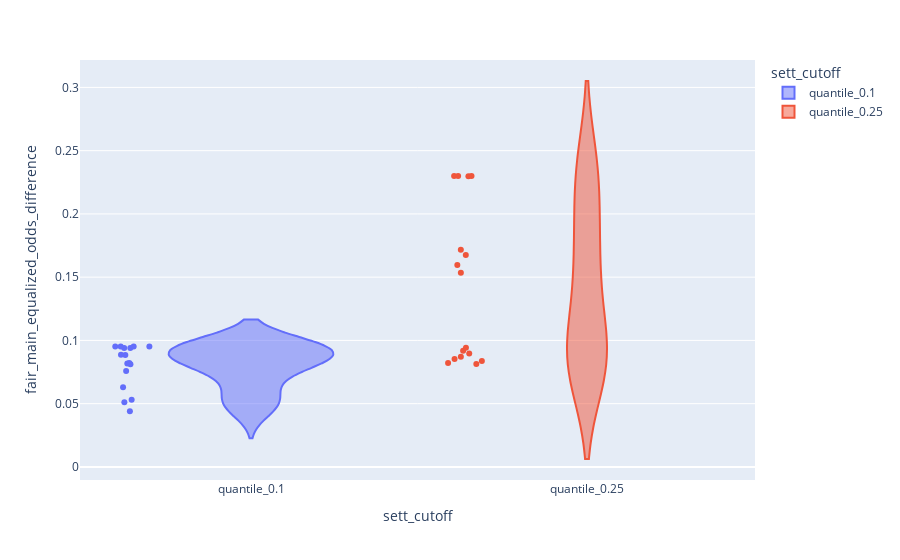

The cell this chart's notebook holds for it:
### Markdown cell above
## Exploratory Analysis of Fairness based on Settings

### Code cell
import plotly.express as px

def fairness_violin(column_to_compare):
    fig = px.violin(
        df_agg,
        x = column_to_compare,
        y = main_fairness_metric,
        color = column_to_compare,
        points = "all",
        hover_data = cols_settings
    )
    # fig.update_traces(pointpos=0)
    display(fig)

interactive_single_var_dropdown(options = cols_settings, render_function=fairness_violin)

### Figure 1 — Plotly figure (JSON) as saved in the notebook; plotly's stock layout.template omitted (floating-point values rounded to 4 significant figures)
{"data": [{"alignmentgroup": "True", "box": {"visible": false}, "customdata": [["majority-minority", "none", "keep-all", "rf"], ["majority-minority", "sex", "keep-all", "logreg"], ["majority-minority", "none", "keep-all", "logreg"], ["majority-minority", "none", "keep-all", "elasticnet"], ["majority-minority", "nationality-sex", "keep-all", "rf"], ["majority-minority", "sex", "keep-all", "rf"], ["majority-minority", "nationality", "keep-all", "logreg"], ["majority-minority", "nationality-sex", "keep-all", "gbm"], ["majority-minority", "sex", "keep-all", "gbm"], ["majority-minority", "none", "keep-all", "gbm"], ["majority-minority", "nationality-sex", "keep-all", "logreg"], ["majority-minority", "nationality", "keep-all", "rf"], ["majority-minority", "nationality-sex", "keep-all", "elasticnet"], ["majority-minority", "nationality", "keep-all", "gbm"], ["majority-minority", "nationality", "keep-all", "elasticnet"], ["majority-minority", "sex", "keep-all", "elasticnet"]], "hovertemplate": "sett_cutoff=%{x}<br>fair_main_equalized_odds_difference=%{y}<br>sett_eval_fairness_grouping=%{customdata[0]}<br>sett_exclude_features=%{customdata[1]}<br>sett_exclude_subgroups=%{customdata[2]}<br>sett_model=%{customdata[3]}<extra></extra>", "legendgroup": "quantile_0.1", "marker": {"color": "#636efa"}, "name": "quantile_0.1", "offsetgroup": "quantile_0.1", "orientation": "v", "points": "all", "scalegroup": "True", "showlegend": true, "type": "violin", "x": ["quantile_0.1", "quantile_0.1", "quantile_0.1", "quantile_0.1", "quantile_0.1", "quantile_0.1", "quantile_0.1", "quantile_0.1", "quantile_0.1", "quantile_0.1", "quantile_0.1", "quantile_0.1", "quantile_0.1", "quantile_0.1", "quantile_0.1", "quantile_0.1"], "x0": " ", "xaxis": "x", "y": [0.04405, 0.09407, 0.09399, 0.09524, 0.06296, 0.05107, 0.08841, 0.08113, 0.08215, 0.07581, 0.08861, 0.05306, 0.09524, 0.08173, 0.09524, 0.09524], "y0": " ", "yaxis": "y"}, {"alignmentgroup": "True", "box": {"visible": false}, "customdata": [["majority-minority", "none", "keep-all", "rf"], ["majority-minority", "sex", "keep-all", "logreg"], ["majority-minority", "none", "keep-all", "logreg"], ["majority-minority", "none", "keep-all", "elasticnet"], ["majority-minority", "nationality-sex", "keep-all", "rf"], ["majority-minority", "sex", "keep-all", "rf"], ["majority-minority", "nationality", "keep-all", "logreg"], ["majority-minority", "nationality-sex", "keep-all", "gbm"], ["majority-minority", "sex", "keep-all", "gbm"], ["majority-minority", "none", "keep-all", "gbm"], ["majority-minority", "nationality-sex", "keep-all", "logreg"], ["majority-minority", "nationality", "keep-all", "rf"], ["majority-minority", "nationality-sex", "keep-all", "elasticnet"], ["majority-minority", "nationality", "keep-all", "gbm"], ["majority-minority", "nationality", "keep-all", "elasticnet"], ["majority-minority", "sex", "keep-all", "elasticnet"]], "hovertemplate": "sett_cutoff=%{x}<br>fair_main_equalized_odds_difference=%{y}<br>sett_eval_fairness_grouping=%{customdata[0]}<br>sett_exclude_features=%{customdata[1]}<br>sett_exclude_subgroups=%{customdata[2]}<br>sett_model=%{customdata[3]}<extra></extra>", "legendgroup": "quantile_0.25", "marker": {"color": "#EF553B"}, "name": "quantile_0.25", "offsetgroup": "quantile_0.25", "orientation": "v", "points": "all", "scalegroup": "True", "showlegend": true, "type": "violin", "x": ["quantile_0.25", "quantile_0.25", "quantile_0.25", "quantile_0.25", "quantile_0.25", "quantile_0.25", "quantile_0.25", "quantile_0.25", "quantile_0.25", "quantile_0.25", "quantile_0.25", "quantile_0.25", "quantile_0.25", "quantile_0.25", "quantile_0.25", "quantile_0.25"], "x0": " ", "xaxis": "x", "y": [0.08523, 0.1676, 0.1717, 0.2299, 0.09183, 0.08701, 0.1595, 0.08214, 0.08976, 0.08144, 0.1536, 0.09413, 0.2299, 0.0837, 0.2298, 0.2299], "y0": " ", "yaxis": "y"}], "layout": {"legend": {"title": {"text": "sett_cutoff"}, "tracegroupgap": 0}, "margin": {"t": 60}, "violinmode": "overlay", "xaxis": {"anchor": "y", "categoryarray": ["quantile_0.1", "quantile_0.25"], "categoryorder": "array", "domain": [0, 1], "title": {"text": "sett_cutoff"}}, "yaxis": {"anchor": "x", "domain": [0, 1], "title": {"text": "fair_main_equalized_odds_difference"}}}}
